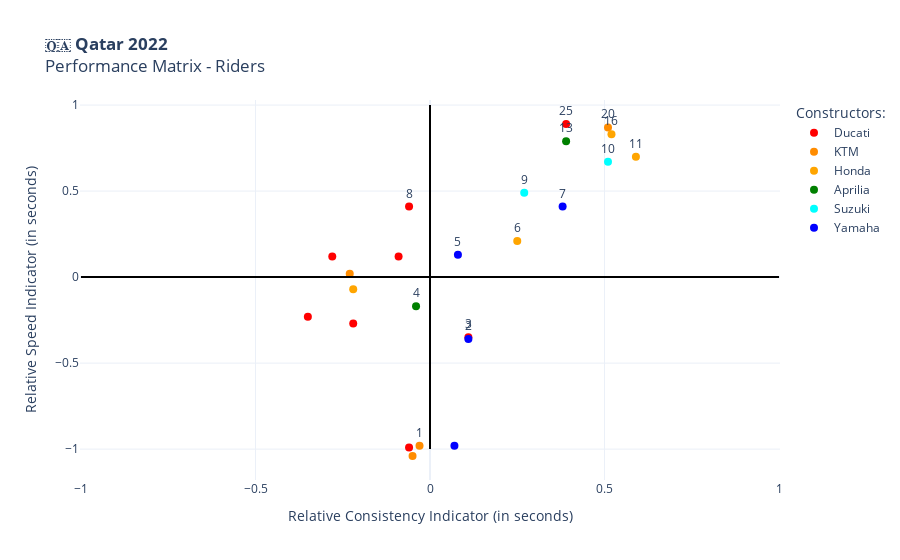

Write notebook code for a chart like this one.
### Code cell
fig = px.scatter(
    performanceQAT, 
    x='pace_consistency_index', 
    y='pace_speed_index',
    color='constructor',
    color_discrete_sequence=['red', 'darkorange', 'orange', 'green', 'aqua', 'blue'],
    text=performanceQAT['points'].astype(str).apply(lambda x: '' if x == '0' else x),
    # text='position',
    labels={'pace_speed_index': 'Relative Speed Indicator (in seconds)', 'pace_consistency_index': 'Relative Consistency Indicator (in seconds)'},
    title="<b>🇶🇦 Qatar 2022</b><br>Performance Matrix - Riders",
    # trendline='ols'
    )
fig.update_traces(
    textposition='top center',
    marker=dict(size=8))
fig.add_shape(
    type='line',
    x0=-1,
    y0=0,
    x1=1,
    y1=0,
    line=dict(
        color='black',
        width=2
    )
)

fig.add_shape(
    type='line',
    x0=0,
    y0=-1,
    x1=0,
    y1=1,
    line=dict(
        color='black',
        width=2
    )
)
fig.update_layout(template=template, legend_title_text='Constructors:')
fig.show()

### Figure 1 — Plotly figure (JSON) as saved in the notebook; plotly's stock layout.template omitted (floating-point values rounded to 4 significant figures)
{"data": [{"hovertemplate": "constructor=Ducati<br>Relative Consistency Indicator (in seconds)=%{x}<br>Relative Speed Indicator (in seconds)=%{y}<br>text=%{text}<extra></extra>", "legendgroup": "Ducati", "marker": {"color": "red", "size": 8, "symbol": "circle"}, "mode": "markers+text", "name": "Ducati", "orientation": "v", "showlegend": true, "text": ["25", "8", "3", "", "", "", "", ""], "textposition": "top center", "type": "scatter", "x": [0.39, -0.06, 0.11, -0.06, -0.09, -0.35, -0.28, -0.22], "xaxis": "x", "y": [0.89, 0.41, -0.35, -0.99, 0.12, -0.23, 0.12, -0.27], "yaxis": "y"}, {"hovertemplate": "constructor=KTM<br>Relative Consistency Indicator (in seconds)=%{x}<br>Relative Speed Indicator (in seconds)=%{y}<br>text=%{text}<extra></extra>", "legendgroup": "KTM", "marker": {"color": "darkorange", "size": 8, "symbol": "circle"}, "mode": "markers+text", "name": "KTM", "orientation": "v", "showlegend": true, "text": ["20", "1", "", ""], "textposition": "top center", "type": "scatter", "x": [0.51, -0.03, -0.05, -0.23], "xaxis": "x", "y": [0.87, -0.98, -1.04, 0.02], "yaxis": "y"}, {"hovertemplate": "constructor=Honda<br>Relative Consistency Indicator (in seconds)=%{x}<br>Relative Speed Indicator (in seconds)=%{y}<br>text=%{text}<extra></extra>", "legendgroup": "Honda", "marker": {"color": "orange", "size": 8, "symbol": "circle"}, "mode": "markers+text", "name": "Honda", "orientation": "v", "showlegend": true, "text": ["16", "11", "6", ""], "textposition": "top center", "type": "scatter", "x": [0.52, 0.59, 0.25, -0.22], "xaxis": "x", "y": [0.83, 0.7, 0.21, -0.07], "yaxis": "y"}, {"hovertemplate": "constructor=Aprilia<br>Relative Consistency Indicator (in seconds)=%{x}<br>Relative Speed Indicator (in seconds)=%{y}<br>text=%{text}<extra></extra>", "legendgroup": "Aprilia", "marker": {"color": "green", "size": 8, "symbol": "circle"}, "mode": "markers+text", "name": "Aprilia", "orientation": "v", "showlegend": true, "text": ["13", "4"], "textposition": "top center", "type": "scatter", "x": [0.39, -0.04], "xaxis": "x", "y": [0.79, -0.17], "yaxis": "y"}, {"hovertemplate": "constructor=Suzuki<br>Relative Consistency Indicator (in seconds)=%{x}<br>Relative Speed Indicator (in seconds)=%{y}<br>text=%{text}<extra></extra>", "legendgroup": "Suzuki", "marker": {"color": "aqua", "size": 8, "symbol": "circle"}, "mode": "markers+text", "name": "Suzuki", "orientation": "v", "showlegend": true, "text": ["10", "9"], "textposition": "top center", "type": "scatter", "x": [0.51, 0.27], "xaxis": "x", "y": [0.67, 0.49], "yaxis": "y"}, {"hovertemplate": "constructor=Yamaha<br>Relative Consistency Indicator (in seconds)=%{x}<br>Relative Speed Indicator (in seconds)=%{y}<br>text=%{text}<extra></extra>", "legendgroup": "Yamaha", "marker": {"color": "blue", "size": 8, "symbol": "circle"}, "mode": "markers+text", "name": "Yamaha", "orientation": "v", "showlegend": true, "text": ["7", "5", "2", ""], "textposition": "top center", "type": "scatter", "x": [0.38, 0.08, 0.11, 0.07], "xaxis": "x", "y": [0.41, 0.13, -0.36, -0.98], "yaxis": "y"}], "layout": {"legend": {"title": {"text": "Constructors:"}, "tracegroupgap": 0}, "shapes": [{"line": {"color": "black", "width": 2}, "type": "line", "x0": -1, "x1": 1, "y0": 0, "y1": 0}, {"line": {"color": "black", "width": 2}, "type": "line", "x0": 0, "x1": 0, "y0": -1, "y1": 1}], "title": {"text": "<b>🇶🇦 Qatar 2022</b><br>Performance Matrix - Riders"}, "xaxis": {"anchor": "y", "domain": [0, 1], "title": {"text": "Relative Consistency Indicator (in seconds)"}}, "yaxis": {"anchor": "x", "domain": [0, 1], "title": {"text": "Relative Speed Indicator (in seconds)"}}}}
